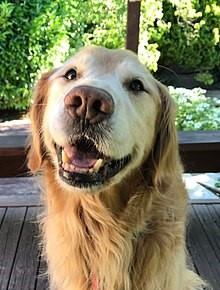
#> input picture projeto5/cachorro.jpg, 220 x 290 px
$ jupyter execute --allow-errors 17-pratica.ipynb
#> lines starting #> are read from the running program, lines starting #| are printed output that depends on the picture
# 17 - Pontos de Interesse e casamento de imagens

Neste roteiro iremos estudar o comportamento de algoritmos de detecção e descrição de pontos de interesse e como usá-los para fazer uma versão simplificada de um algoritmo de busca de imagens.

## AVISO

Existe uma grande quantidade de tutoriais online com códigos de exemplo para este problema, mas **seu uso não é recomendado**. Além de muitos conterem material claramente desatualizado, muitos tutoriais encorajam um simples copiar-colar de código sem levar em conta as *ideias que o motivaram*. Nesta atividade recomendamos usar, como material complementar, a [documentação do OpenCV em Python](https://docs.opencv.org/3.4.3/d6/d00/tutorial_py_root.html) sobre [Feature Detection and Description](https://docs.opencv.org/3.4.3/db/d27/tutorial_py_table_of_contents_feature2d.html).

## Banco de imagens para a aula

Neste primeiro roteiro iremos trabalhar com um conjunto de imagens que não é focado exclusivamente em recuperação de informação, mas sim em detecção de objetos. Iremos usar a versão de 2005 do [Pascal VOC Challenge](http://host.robots.ox.ac.uk/pascal/VOC/databases.html#VOC2005_1), que você já deve ter baixado. Se não baixou ainda, o download não é pequeno (465Mb) então deixe baixando e prossiga com o roteiro.

## Pesquisa

1. Detectores de pontos de interesse são classificados, basicamente, em três tipos. Quais são eles e quais características locais das imagens são exploradas?

borda
canto
regiao de textura

2. O OpenCV possui diversos algoritmos para detecção e descrição de pontos de interesse. Faça uma lista deles abaixo (deixando bem claro qual método faz detecção, extração ou ambos). Coloque o nome do método, a classe que o implementa e seu tipo (para os detectores somente).

*sua resposta aqui*

3. Escolha um dos métodos acima e descreva sua ideia básica no campo abaixo. Você deve indicar em qual artigo ele foi proposto, quais suas características marcantes em relação aos outros métodos e uma aplicação em que este descritor obteve resultados relavantes.

*sua resposta aqui*

## Implementação

Vamos agora implementar o método de similaridade de imagens descrito na aula expositiva, resumido abaixo. Você receberá como entrada uma imagem de busca $Q$ e um banco de imagens $\{F^i\}_{i=0}^N$ contendo $N$ imagens.

1. Detecte os pontos de interesse e extraia os descritores $\{q_j\}$ de $Q$
2. Para cada imagem $F^i$:
    - Detecte os pontos de interesse e extraia os descritores $\{F_k\}$ de $F^i$
    - Para cada descritor $q_j$, verifique se existe um descritor $F_k$ que casa com ele
    - Calcule a proporção de descritores de $Q$ que casaram com descritores de $F^i$ e use este valor como a similaridade entre as duas imagens.

3. Retorne as 5 imagens com maior similaridade;

### Exercício

Antes de continuar, leia com atenção o algoritmo acima e pense: como você organizaria seu código para implementá-lo? Quais funções auxiliares criaria e quais argumentos cada uma receberia? Supondo que todas essas funções auxiliares já foram implementadas, como seria o código principal de seu programa?

*organização do programa aqui*

### Extração e descrição de pontos de interesse

A detecção e descrição de pontos de interesse é um processo que será repetido várias vezes nesta e na próxima atividade. Na parte de pesquisa você identificou alguns métodos de extração e descrição de pontos de interesse. Selecione um de cada tipo (ou um que faça ambos) e crie uma função que recebe uma imagem e retorna os descritores dela. Mesmo que a função seja muito pequena (duas ou três linhas), é uma boa fazê-lo para deixar o programa principal mais legível e parecido com o algoritmo descrito em linguagem natural.

OBS: os exercícios foram testados usando o descritor *ORB*. Você pode usar outro nos seus testes, mas pode ter que adaptar parte do código.

[cell 1]
import numpy as np
import cv2
from matplotlib import pyplot as plt

def ext(img):
    # Initiate SIFT detector
    orb = cv2.ORB_create()

    # find the keypoints and descriptors with SIFT
    kp, des = orb.detectAndCompute(img,None)
    return kp,des

Teste sua função usando a imagem *cachorro.jpg*. Você pode visualilzar os pontos de interesse usando a função [`cv2.drawKeypoints()`](https://docs.opencv.org/3.4.3/d4/d5d/group__features2d__draw.html#gab958f8900dd10f14316521c149a60433).

[cell 2]
img = cv2.imread('cachorro.jpg',0)
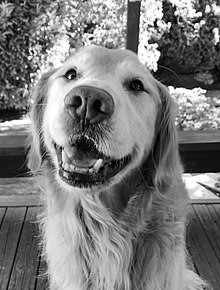
#> img: shape (290, 220); min 0, max 255, mean 123.3
kp,des = ext(img)
#> in ext, `kp, des = orb.detectAndCompute(img,None)`: kp = 447 keypoints; strongest (x, y, size): (31, 54, 31), (155, 69, 31), (32, 52, 31), (149, 43, 31)

img2 = cv2.drawKeypoints(img, kp, None, color=(0,255,0), flags=0)
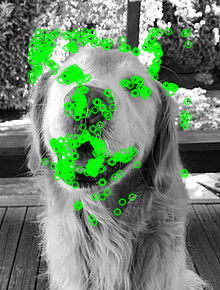
#> img2: shape (290, 220, 3); mean of channels 0, 1, 2 112.5, 135.1, 112.5; drawn as B, G, R
plt.imshow(img2), plt.show()

$ run again, with projeto5/cidade.jpeg copied over projeto5/cachorro.jpg
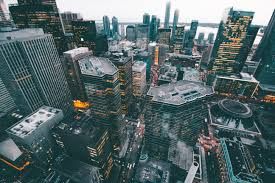
#> input picture projeto5/cidade.jpeg, 275 x 183 px
#> `img = cv2.imread('cachorro.jpg',0)`:
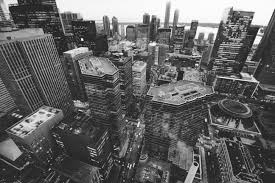
#> img: shape (183, 275); min 0, max 255, mean 98.5
#> in ext, `kp, des = orb.detectAndCompute(img,None)`: kp = 416 keypoints; strongest (x, y, size): (81, 39, 31), (121, 53, 31), (241, 77, 31), (242, 73, 31)
#> `img2 = cv2.drawKeypoints(img, kp, None, color=(0,255,0), flags=0)`:
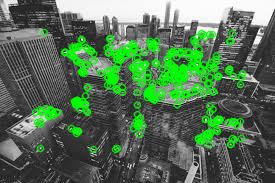
#> img2: shape (183, 275, 3); mean of channels 0, 1, 2 86.5, 114.4, 86.5; drawn as B, G, R

$ run again, with projeto5/cachorro3.jpg copied over projeto5/cachorro.jpg
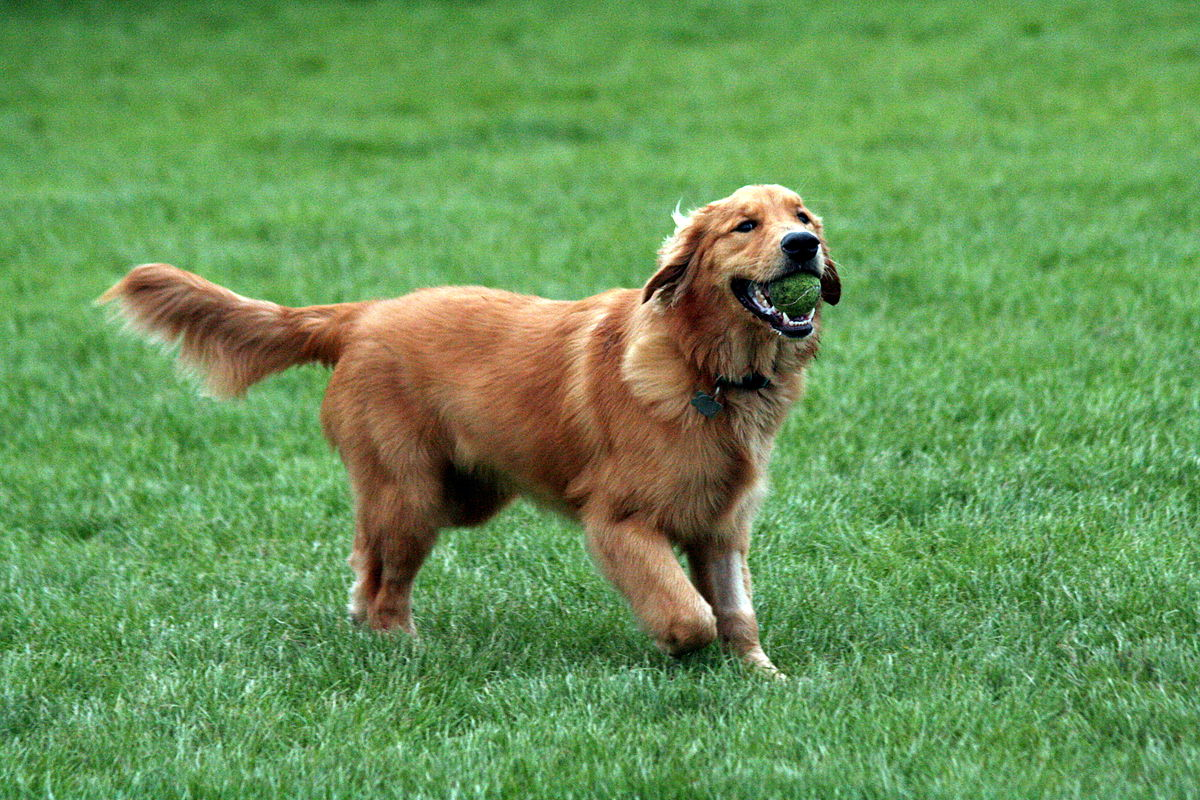
#> input picture projeto5/cachorro3.jpg, 1200 x 800 px
#> `img = cv2.imread('cachorro.jpg',0)`:
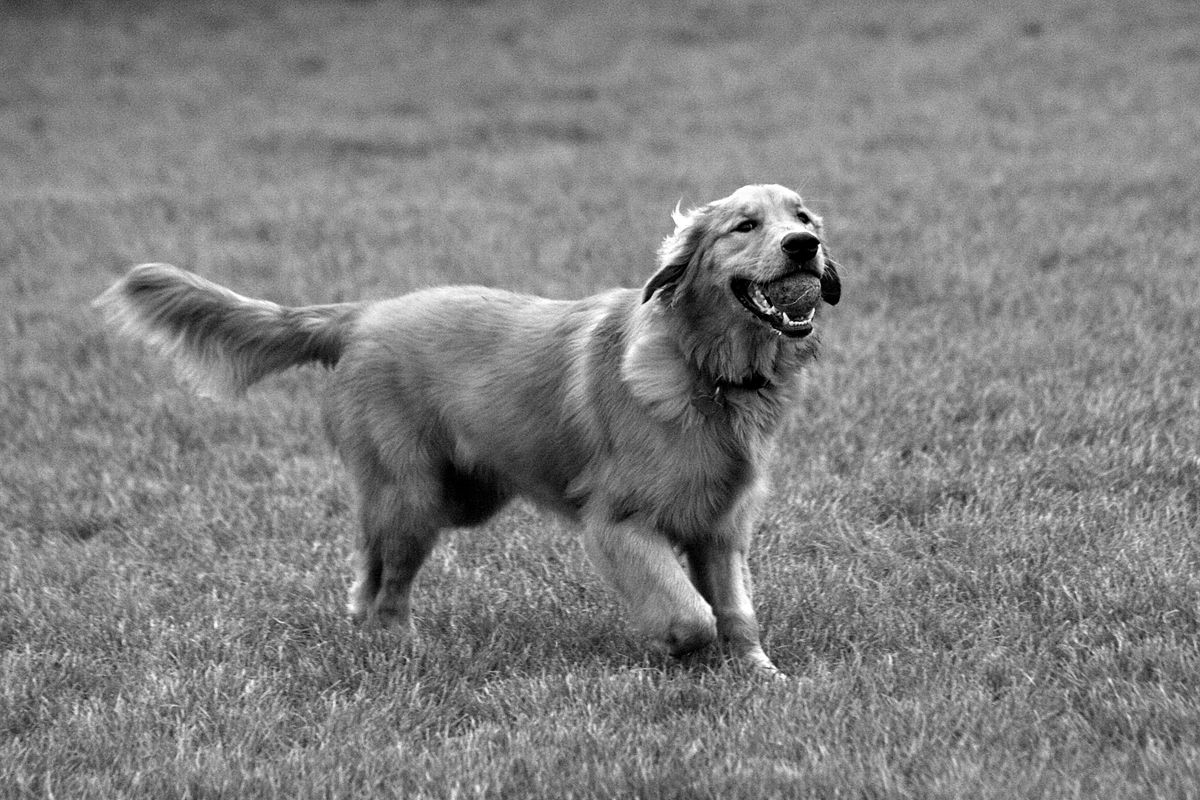
#> img: shape (800, 1200); min 0, max 255, mean 128.8
#> in ext, `kp, des = orb.detectAndCompute(img,None)`: kp = 500 keypoints; strongest (x, y, size): (791, 322, 31), (784, 314, 31), (792, 320, 31), (773, 307, 31)

$ run again, with projeto5/cavalo.png saved as projeto5/cachorro.jpg
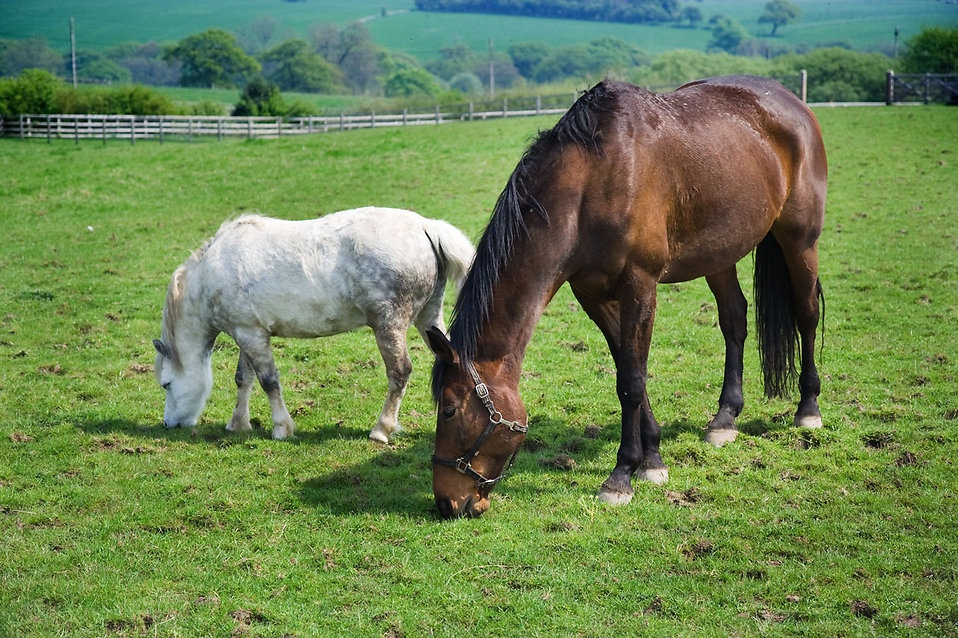
#> input picture projeto5/cavalo.png, 958 x 638 px
#> `img = cv2.imread('cachorro.jpg',0)`:
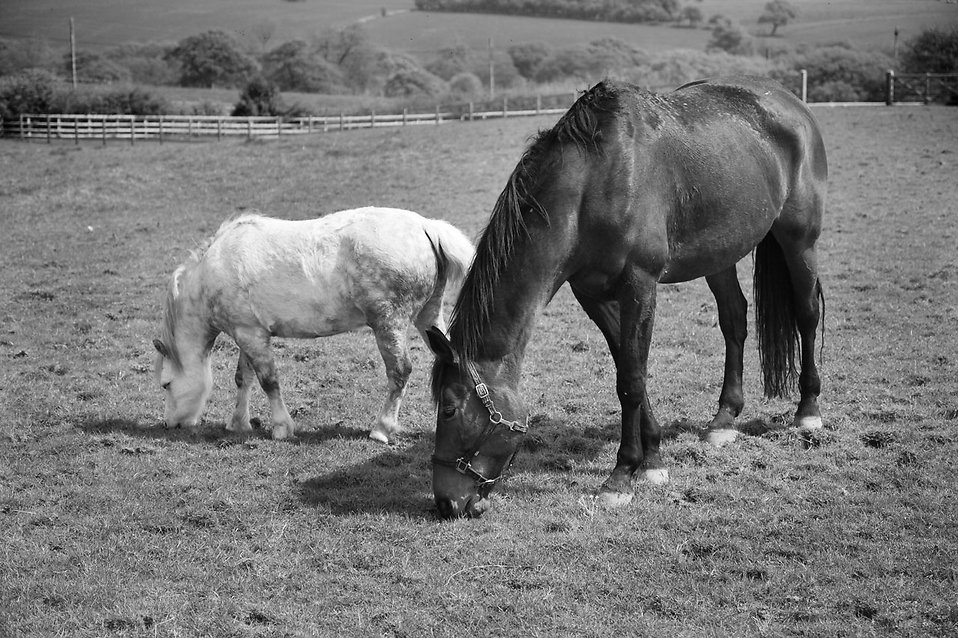
#> img: shape (638, 958); min 0, max 255, mean 118.7
#> in ext, `kp, des = orb.detectAndCompute(img,None)`: kp = 500 keypoints; strongest (x, y, size): (476, 387, 31), (448, 339, 31), (486, 481, 31), (443, 332, 31)
#> `img2 = cv2.drawKeypoints(img, kp, None, color=(0,255,0), flags=0)`:
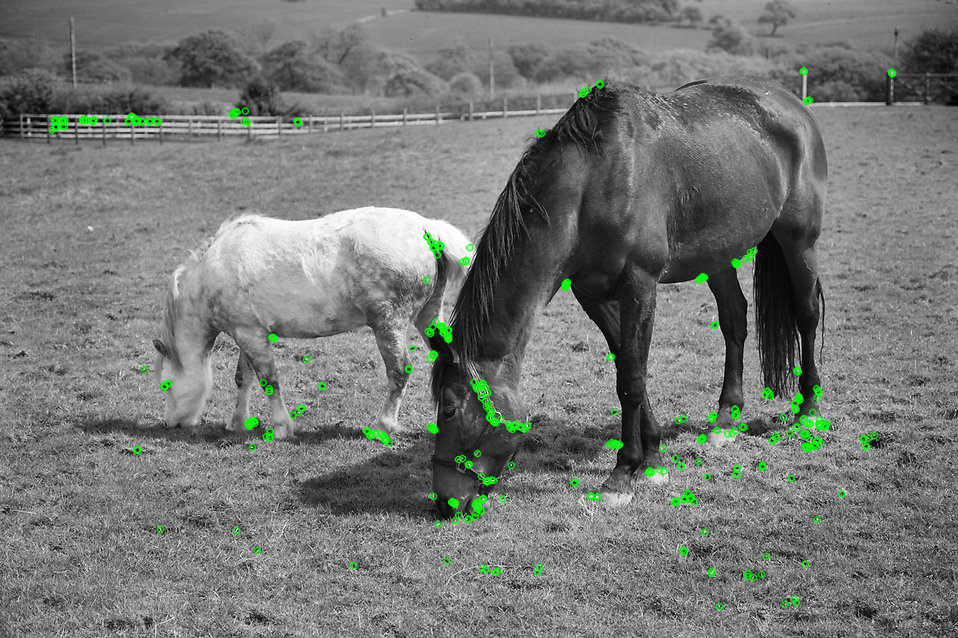
#> img2: shape (638, 958, 3); mean of channels 0, 1, 2 117.4, 120.4, 117.4; drawn as B, G, R
